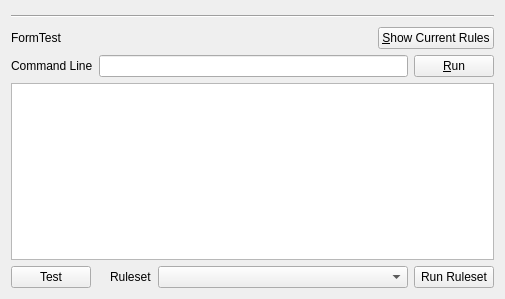
<?xml version="1.0" encoding="UTF-8"?>
<ui version="4.0">
 <class>FormTest</class>
 <widget class="QWidget" name="FormTest">
  <property name="geometry">
   <rect>
    <x>0</x>
    <y>0</y>
    <width>505</width>
    <height>299</height>
   </rect>
  </property>
  <property name="minimumSize">
   <size>
    <width>0</width>
    <height>50</height>
   </size>
  </property>
  <property name="windowTitle">
   <string>Form</string>
  </property>
  <layout class="QVBoxLayout" name="verticalLayout">
   <item>
    <widget class="Line" name="line">
     <property name="minimumSize">
      <size>
       <width>0</width>
       <height>10</height>
      </size>
     </property>
     <property name="orientation">
      <enum>Qt::Horizontal</enum>
     </property>
    </widget>
   </item>
   <item>
    <layout class="QHBoxLayout" name="horizontalLayout">
     <item>
      <widget class="QLabel" name="label">
       <property name="text">
        <string>FormTest</string>
       </property>
      </widget>
     </item>
     <item>
      <spacer name="horizontalSpacer">
       <property name="orientation">
        <enum>Qt::Horizontal</enum>
       </property>
       <property name="sizeHint" stdset="0">
        <size>
         <width>228</width>
         <height>20</height>
        </size>
       </property>
      </spacer>
     </item>
     <item>
      <widget class="QPushButton" name="btnCurrentRules">
       <property name="text">
        <string>&amp;Show Current Rules</string>
       </property>
      </widget>
     </item>
    </layout>
   </item>
   <item>
    <layout class="QHBoxLayout" name="horizontalLayout_3">
     <item>
      <widget class="QLabel" name="label_2">
       <property name="text">
        <string>Command Line</string>
       </property>
      </widget>
     </item>
     <item>
      <widget class="QLineEdit" name="edtCmd"/>
     </item>
     <item>
      <widget class="QPushButton" name="btnRun">
       <property name="text">
        <string>&amp;Run</string>
       </property>
      </widget>
     </item>
    </layout>
   </item>
   <item>
    <widget class="QPlainTextEdit" name="plainTextEdit"/>
   </item>
   <item>
    <layout class="QHBoxLayout" name="horizontalLayout_2">
     <item>
      <widget class="QPushButton" name="btnTest">
       <property name="text">
        <string>Test</string>
       </property>
      </widget>
     </item>
     <item>
      <spacer name="horizontalSpacer_2">
       <property name="orientation">
        <enum>Qt::Horizontal</enum>
       </property>
       <property name="sizeHint" stdset="0">
        <size>
         <width>40</width>
         <height>20</height>
        </size>
       </property>
      </spacer>
     </item>
     <item>
      <widget class="QLabel" name="label_3">
       <property name="text">
        <string>Ruleset</string>
       </property>
      </widget>
     </item>
     <item>
      <widget class="QComboBox" name="cbxRuleset">
       <property name="minimumSize">
        <size>
         <width>250</width>
         <height>0</height>
        </size>
       </property>
      </widget>
     </item>
     <item>
      <widget class="QPushButton" name="btnRunRuleset">
       <property name="text">
        <string>Run Ruleset</string>
       </property>
      </widget>
     </item>
    </layout>
   </item>
  </layout>
 </widget>
 <resources/>
 <connections>
  <connection>
   <sender>btnRun</sender>
   <signal>clicked()</signal>
   <receiver>FormTest</receiver>
   <slot>slotBtnRun()</slot>
   <hints>
    <hint type="sourcelabel">
     <x>380</x>
     <y>41</y>
    </hint>
    <hint type="destinationlabel">
     <x>199</x>
     <y>173</y>
    </hint>
   </hints>
  </connection>
  <connection>
   <sender>edtCmd</sender>
   <signal>editingFinished()</signal>
   <receiver>FormTest</receiver>
   <slot>slotBtnRun()</slot>
   <hints>
    <hint type="sourcelabel">
     <x>217</x>
     <y>43</y>
    </hint>
    <hint type="destinationlabel">
     <x>199</x>
     <y>173</y>
    </hint>
   </hints>
  </connection>
  <connection>
   <sender>btnTest</sender>
   <signal>clicked()</signal>
   <receiver>FormTest</receiver>
   <slot>slotBtnTest()</slot>
   <hints>
    <hint type="sourcelabel">
     <x>33</x>
     <y>330</y>
    </hint>
    <hint type="destinationlabel">
     <x>199</x>
     <y>173</y>
    </hint>
   </hints>
  </connection>
  <connection>
   <sender>btnRunRuleset</sender>
   <signal>clicked()</signal>
   <receiver>FormTest</receiver>
   <slot>slotRunRuleset()</slot>
   <hints>
    <hint type="sourcelabel">
     <x>408</x>
     <y>307</y>
    </hint>
    <hint type="destinationlabel">
     <x>232</x>
     <y>162</y>
    </hint>
   </hints>
  </connection>
  <connection>
   <sender>btnCurrentRules</sender>
   <signal>clicked()</signal>
   <receiver>FormTest</receiver>
   <slot>slotIptablesList()</slot>
   <hints>
    <hint type="sourcelabel">
     <x>362</x>
     <y>11</y>
    </hint>
    <hint type="destinationlabel">
     <x>241</x>
     <y>185</y>
    </hint>
   </hints>
  </connection>
 </connections>
 <slots>
  <slot>slotBtnTest()</slot>
  <slot>slotBtnRun()</slot>
  <slot>slotRunRuleset()</slot>
  <slot>slotIptablesList()</slot>
 </slots>
</ui>
